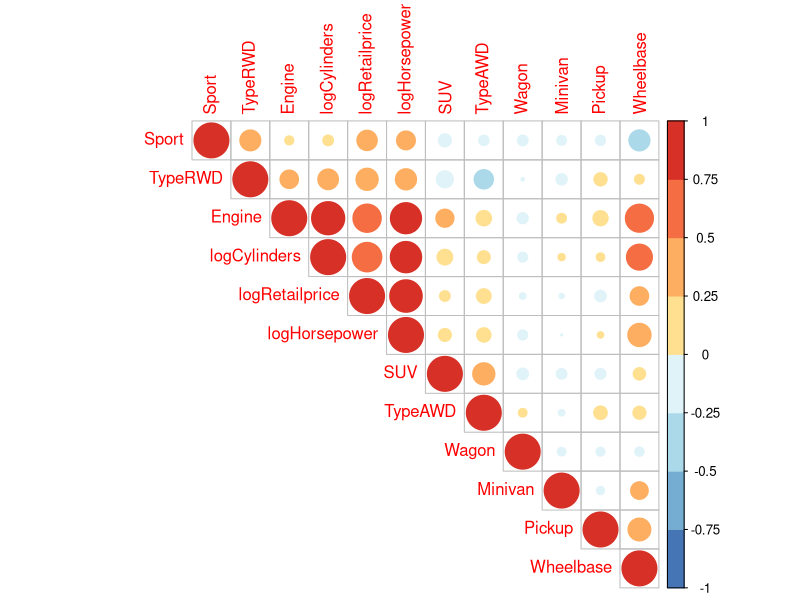
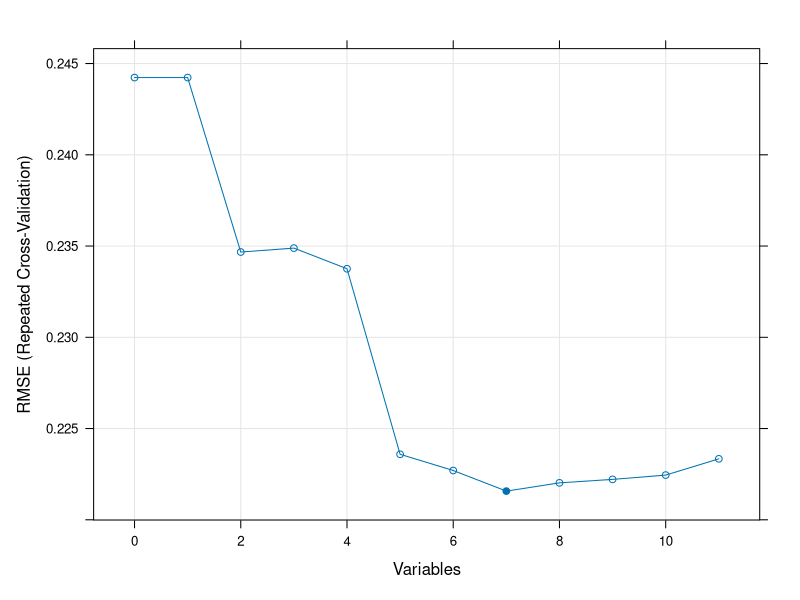
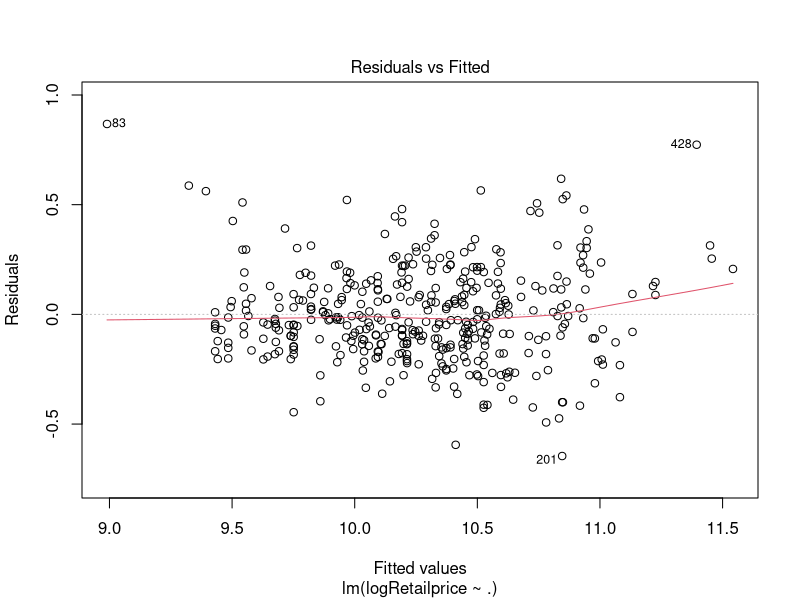
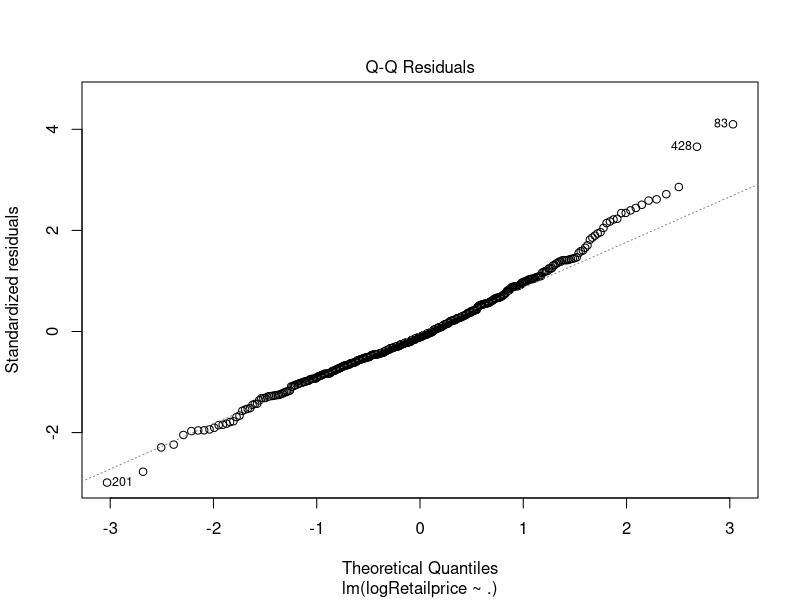
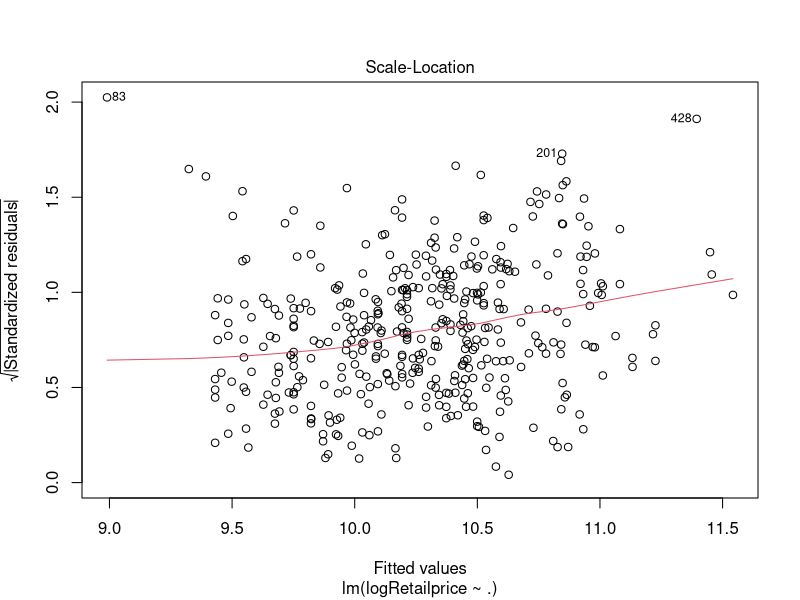
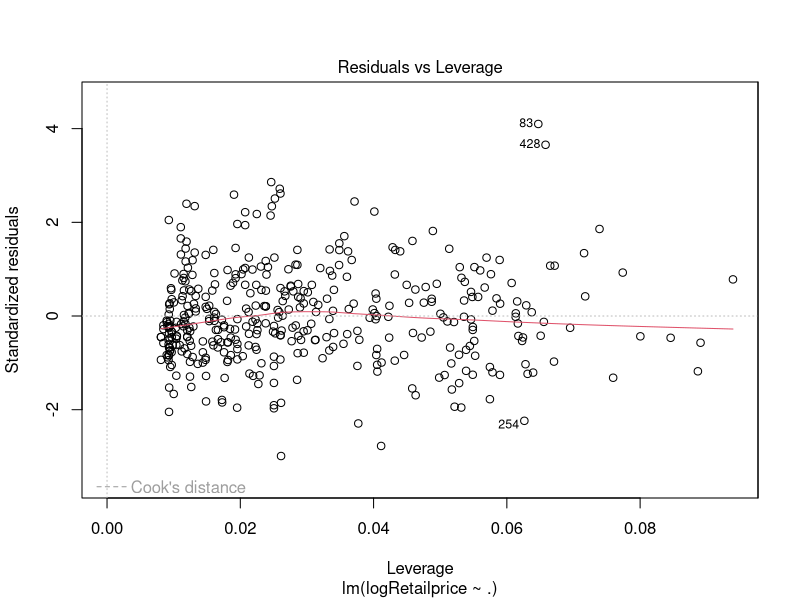
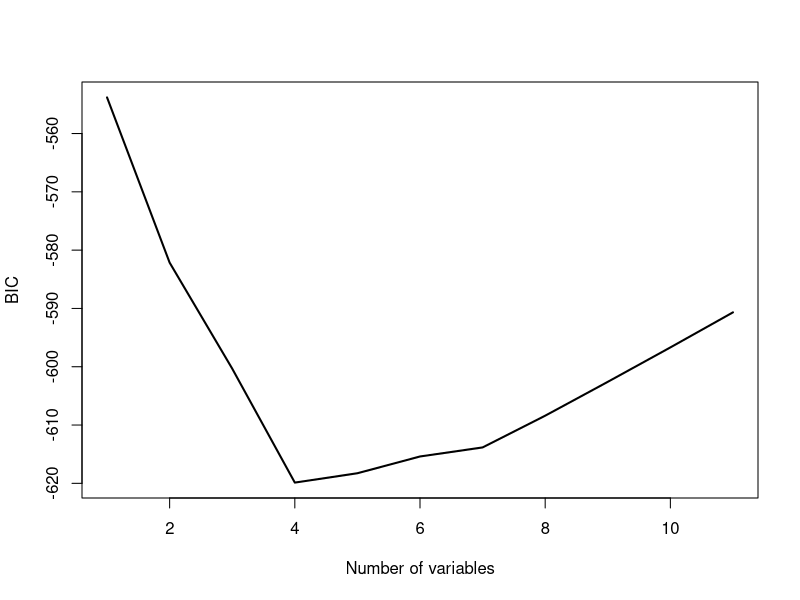

Write R code to recreate these figures, in order. (Note: this script raises an error after producing the figures.)
## ---- chunk 1
knitr::opts_chunk$set(echo = TRUE)
## ---- chunk 2
library(dplyr)
library(caret)
library(glmnet)
library(corrplot)
library(RColorBrewer)
library(car) # for VIF
## ---- chunk 3
###########################################################
## Clean up, transform, predictor selection

myAuto = read.csv("04cars.csv")

myAuto <- myAuto %>% select(-c(Height,Length))

myAuto <- na.omit(myAuto)

myAuto <- myAuto %>%
  mutate(logRetailprice = log(Retailprice),
         logCylinders = log(Cylinders),
         TypeAWD = if_else(Type == "AWD", 1, 0),
         TypeRWD = if_else(Type == "RWD", 1, 0),
         logHorsepower = log(Horsepower)) %>% 
         select(-c(Type,Weight,CityMPG,HwyMPG,Retailprice,Cylinders,Horsepower))

head(myAuto)
## ---- chunk 4
###########################################################
## Check correlation

mycars_numeric = select_if(myAuto, is.numeric)
mycars_correlations <- cor(mycars_numeric, 
                    use = "pairwise.complete.obs")
corrplot(mycars_correlations, 
         type = "upper", order = "hclust", 
         col = rev(brewer.pal(n = 8, name = "RdYlBu")))
## ---- chunk 5
###########################################################
## Recursive Feature Elimination

set.seed(8)

control_rfe <- rfeControl(functions = lmFuncs,
                   method = "repeatedcv",
                   repeats = 5,
                   number = 5, #cv number
                   verbose = FALSE)

Model.rfe = (logRetailprice ~ .)
X_train = model.matrix(Model.rfe, data = myAuto)[,-1]
y_train = myAuto$logRetailprice

result_rfe = rfe(x = X_train, 
                 y = y_train, 
                 sizes = c(1:dim(myAuto)[2]-1),
                 rfeControl = control_rfe)

plot(result_rfe, type = c("g", "o"))
cbind(result_rfe$results$Variables,result_rfe$results$RMSE,result_rfe$results$Rsquared)
result_rfe$optVariables
## ---- chunk 6
######################################################
## Check on VIF

testvif = lm(logRetailprice ~ ., data = myAuto)
vif(testvif)
plot(testvif) 
## ---- chunk 7
######################################################
## Peeking on regsubset

library(leaps) 

regfit.full = regsubsets(logRetailprice ~ ., data = myAuto,
                         method = "exhaustive", nvmax = dim(myAuto)-1)

regfit.full.summary = summary(regfit.full)
regfit.full.summary$bic
plot(regfit.full.summary$bic, xlab = "Number of variables",
     ylab = "BIC", type = "l", lwd = 2)

which.min(regfit.full.summary$bic)
coef(regfit.full, which.min(regfit.full.summary$bic))
## ---- chunk 8
######################################################
## Feature Selection using ENET Lasso, Alpha = 1
library(doParallel)

cls = makeCluster(detectCores()-1)
registerDoParallel(cls)

set.seed(8)

#tuning params for ENET
lambdalist = c((1:1000)/10000)

n = dim(myAuto)[1]
#n.alpha = length(alphalist)
nfolds = 5

groups = rep(1:nfolds,length=n)
cvgroups = sample(groups,n)

# store predicted values from the double-cross-validation
allpredictedCV = rep(NA,n)
allpredictedMethod = rep(NA,n)
allpredictedMSE = rep(NA,n)

# set up storage to see what models are "best" on the inner loops
allbestRMSE = rep(NA,nfolds)
allbestTypes = rep(NA,nfolds)
allbestPars = vector("list",nfolds)

Model.Full = (logRetailprice ~ .)
Model.Penalized = (logRetailprice ~ .)

timing <- system.time({
for (j in 1:nfolds)  {     # loop through outer splits
  groupj = (cvgroups == j)
  
  # train data
  traindata = myAuto[!groupj,]
  trainx = model.matrix(Model.Full, data = traindata)[,-1]
  trainy = traindata$logRetailprice
  
  # test data
  validdata = myAuto[groupj,]
  validx = model.matrix(Model.Full, data = validdata)[,-1]
  validy = validdata$logRetailprice
  
  # all model-fitting process with traindata
  dataused=traindata
  
  training = trainControl(method = "cv", number = 5, allowParallel = TRUE)

  # cross-validation of penalized regression
  fit_caret_penalized = train(Model.Penalized,
                        data = dataused,
                        method = "glmnet",
                        trControl = training,
                        tuneGrid = expand.grid(alpha=1,lambda=lambdalist))
  
  all_best_Types = c("ELASTICNET")
  all_best_Pars = list(fit_caret_penalized$bestTune)
  all_best_Models = list(glmnet(trainx, trainy, alpha=fit_caret_penalized$bestTune$alpha, lambda=lambdalist))
  all_best_RMSE = c(min(fit_caret_penalized$results$RMSE))
  
  # the best model
  one_best_Type = all_best_Types[which.min(all_best_RMSE)]
  one_best_Pars = all_best_Pars[which.min(all_best_RMSE)]
  one_best_Model = all_best_Models[[which.min(all_best_RMSE)]]
  one_best_RSME = all_best_RMSE[[which.min(all_best_RMSE)]]
  
  # for checking later to see what's the best from each fold
  allbestTypes[j] = one_best_Type
  allbestPars[[j]] = one_best_Pars
  allbestRMSE[j] = one_best_RSME
  
  allpredictedMethod[groupj] = one_best_Type
  allpredictedMSE[groupj] = one_best_RSME
  
  if (one_best_Type == "ELASTICNET") {
    ENETLAMBDA = one_best_Pars[[1]]$lambda
    allpredictedCV[groupj]  = predict(one_best_Model,newx=validx,s=ENETLAMBDA)
  }
}
})

paste("Elapsed times: ", timing["elapsed"])

stopCluster(cls)

#see the best MSE
one_best_RSME

#see the best params
paste("alpha",one_best_Pars[[1]]$alpha,"lambda",one_best_Pars[[1]]$lambda)

#see the best Model
bestcoef = coef(one_best_Model, s = one_best_Pars[[1]]$lambda)
options(scipen=999)
round(bestcoef,4)

# print individually
for (j in 1:nfolds) {
  writemodel = paste("The best model at loop", j, 
                     "is of type", allbestTypes[j],
                     "with parameter(s)",allbestPars[[j]])
  print(writemodel, quote = FALSE)
}
## ---- chunk 9
######################################################
## DO NOT USE
## RLM's predictors were selected from ENET
##
## Still figure out what Prof said, try to incorporate either of these:
## a. If you're doing double CV, you can code it using 2 for loops instead of 1 for loop + caret, do the feature selection on the inner loop ##    training set, and then use those features in the inner and outer loop test sets.
## b. If you're using caret, you can use the Recursive Feature Elimination function (not something we'll get into in this course).
##

library(doParallel)

cls = makeCluster(detectCores()-1)
registerDoParallel(cls)

set.seed(8)

#tuning params for ENET
lambdalist = c((1:1000)/10000)
alphalist = seq(0, 1, by = 0.1)

n = dim(myAuto)[1]
n.alpha = length(alphalist)
nfolds = 5

groups = rep(1:nfolds,length=n)
cvgroups = sample(groups,n)

# store predicted values from the double-cross-validation
allpredictedCV = rep(NA,n)
allpredictedMethod = rep(NA,n)
allpredictedMSE = rep(NA,n)

# set up storage to see what models are "best" on the inner loops
allbestRMSE = rep(NA,nfolds)
allbestTypes = rep(NA,nfolds)
allbestPars = vector("list",nfolds)

Model.Full = (logRetailprice ~ .)
Model.Penalized = (logRetailprice ~ .)
Model.Robust = (logRetailprice ~ . -Wagon -Minivan -Engine -Wheelbase)

timing <- system.time({
for (j in 1:nfolds)  {     # loop through outer splits
  groupj = (cvgroups == j)
  
  # train data
  traindata = myAuto[!groupj,]
  trainx = model.matrix(Model.Full, data = traindata)[,-1]
  trainy = traindata$logRetailprice
  
  # test data
  validdata = myAuto[groupj,]
  validx = model.matrix(Model.Full, data = validdata)[,-1]
  validy = validdata$logRetailprice
  
  # all model-fitting process with traindata
  dataused=traindata
  
  training = trainControl(method = "cv", number = 5, allowParallel = TRUE)

  # cross-validation of penalized regression
  fit_caret_penalized = train(Model.Penalized,
                        data = dataused,
                        method = "glmnet",
                        trControl = training,
                        tuneGrid = expand.grid(alpha=alphalist,lambda=lambdalist))
  
  # cross-validation of robust regression 
  fit_caret_robust = train(Model.Robust,
                     data = dataused,
                     method = "rlm",
                     trControl = training)
  
  # all best models
  all_best_Types = c("ELASTICNET", "ROBUST")
  all_best_Pars = list(fit_caret_penalized$bestTune, fit_caret_robust$bestTune)
  all_best_Models = list(glmnet(trainx, trainy, alpha=fit_caret_penalized$bestTune$alpha, lambda=lambdalist),
                         fit_caret_robust$finalModel)
  all_best_RMSE = c(min(fit_caret_penalized$results$RMSE),min(fit_caret_robust$results$RMSE))
  
  # the best model
  one_best_Type = all_best_Types[which.min(all_best_RMSE)]
  one_best_Pars = all_best_Pars[which.min(all_best_RMSE)]
  one_best_Model = all_best_Models[[which.min(all_best_RMSE)]]
  one_best_RSME = all_best_RMSE[[which.min(all_best_RMSE)]]
  
  # for checking later to see what's the best from each fold
  allbestTypes[j] = one_best_Type
  allbestPars[[j]] = one_best_Pars
  allbestRMSE[j] = one_best_RSME
  
  allpredictedMethod[groupj] = one_best_Type
  allpredictedMSE[groupj] = one_best_RSME
  
  if (one_best_Type == "ELASTICNET") {
    ENETLAMBDA = one_best_Pars[[1]]$lambda
    allpredictedCV[groupj]  = predict(one_best_Model,newx=validx,s=ENETLAMBDA)
  } else if (one_best_Type == "ROBUST") {
    allpredictedCV[groupj] = predict(one_best_Model,newdata=validdata)
  }
}
})

paste("Elapsed times: ", timing["elapsed"])

stopCluster(cls)

#see the best model
one_best_Type

#see the best pars
#one_best_Pars[[1]]$lambda
#one_best_Pars[[1]]$alpha
#print(one_best_Pars, quote = FALSE)
print(one_best_Pars[[1]], quote = FALSE)
paste("alpha",one_best_Pars[[1]]$alpha,"lambda",one_best_Pars[[1]]$lambda)

#see the best MSE
one_best_RSME

#see the best Model
bestcoef = coef(one_best_Model, s = one_best_Pars[[1]]$lambda)
options(scipen=999)
round(bestcoef,4)

#see all predicted CV
#allpredicted <- cbind(allpredictedMethod,allpredictedCV,allpredictedMSE)
#allpredicted
#allpredicted[allpredictedMethod == "ELASTICNET", ]

### Outer model assessments
y = myAuto$logRetailprice

# get CV assessment
CV.assess = mean((allpredictedCV-y)^2)
CV.assess

# get RMSE assessment
RMSE = sqrt(mean((allpredictedCV-y)^2)); RMSE

# get R2 assessment
R2 = 1-sum((allpredictedCV-y)^2)/sum((y-mean(y))^2); R2

# print individually
for (j in 1:nfolds) {
  writemodel = paste("The best model at loop", j, 
                     "is of type", allbestTypes[j],
                     "with parameter(s)",allbestPars[[j]])
  print(writemodel, quote = FALSE)
}
